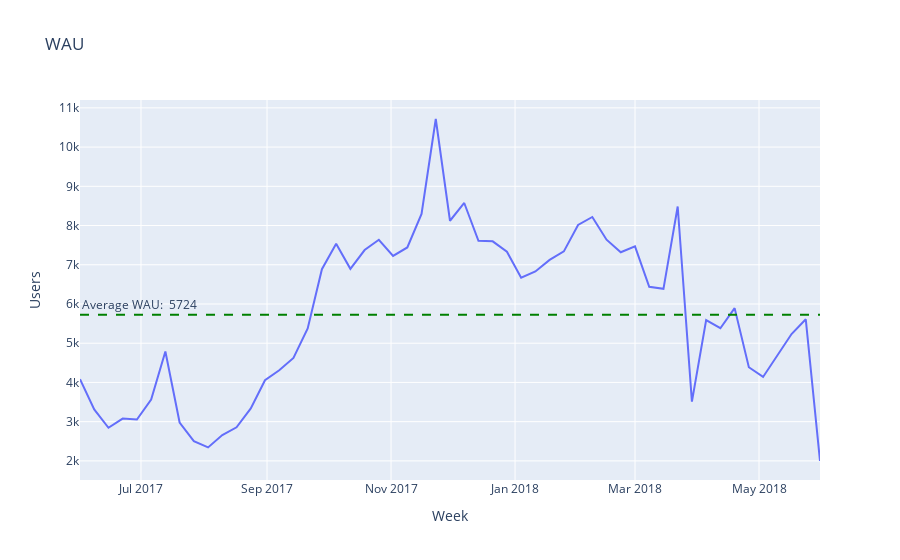

Here is the notebook cell this chart was saved with:
### Markdown cell above
**WAU**

### Code cell
# Calculate WAU
wau = AU('week')

# Plot the line chart
fig=px.line(wau,
            title='WAU',
            x='week',
            y='n_users',
            labels={'week': 'Week',
                    'n_users': 'Users'
                    }            
            )

# Add the 'average' line
wau_total = wau['n_users'].mean()
fig.add_hline(y=wau_total,
              line_color='green',
              line_dash='dash',
              annotation_text=f'Average WAU: {wau_total: .0f}',
              annotation_position='top left'
              )

fig.show()

### Figure 1 — Plotly figure (JSON) as saved in the notebook; plotly's stock layout.template omitted (floating-point values rounded to 4 significant figures)
{"data": [{"hovertemplate": "Week=%{x}<br>Users=%{y}<extra></extra>", "legendgroup": "", "line": {"color": "#636efa", "dash": "solid"}, "marker": {"symbol": "circle"}, "mode": "lines", "name": "", "orientation": "v", "showlegend": false, "type": "scatter", "x": ["2017-06-01T00:00:00", "2017-06-08T00:00:00", "2017-06-15T00:00:00", "2017-06-22T00:00:00", "2017-06-29T00:00:00", "2017-07-06T00:00:00", "2017-07-13T00:00:00", "2017-07-20T00:00:00", "2017-07-27T00:00:00", "2017-08-03T00:00:00", "2017-08-10T00:00:00", "2017-08-17T00:00:00", "2017-08-24T00:00:00", "2017-08-31T00:00:00", "2017-09-07T00:00:00", "2017-09-14T00:00:00", "2017-09-21T00:00:00", "2017-09-28T00:00:00", "2017-10-05T00:00:00", "2017-10-12T00:00:00", "2017-10-19T00:00:00", "2017-10-26T00:00:00", "2017-11-02T00:00:00", "2017-11-09T00:00:00", "2017-11-16T00:00:00", "2017-11-23T00:00:00", "2017-11-30T00:00:00", "2017-12-07T00:00:00", "2017-12-14T00:00:00", "2017-12-21T00:00:00", "2017-12-28T00:00:00", "2018-01-04T00:00:00", "2018-01-11T00:00:00", "2018-01-18T00:00:00", "2018-01-25T00:00:00", "2018-02-01T00:00:00", "2018-02-08T00:00:00", "2018-02-15T00:00:00", "2018-02-22T00:00:00", "2018-03-01T00:00:00", "2018-03-08T00:00:00", "2018-03-15T00:00:00", "2018-03-22T00:00:00", "2018-03-29T00:00:00", "2018-04-05T00:00:00", "2018-04-12T00:00:00", "2018-04-19T00:00:00", "2018-04-26T00:00:00", "2018-05-03T00:00:00", "2018-05-10T00:00:00", "2018-05-17T00:00:00", "2018-05-24T00:00:00", "2018-05-31T00:00:00"], "xaxis": "x", "y": [4082, 3311, 2844, 3079, 3055, 3563, 4790, 2978, 2505, 2343, 2658, 2856, 3337, 4056, 4311, 4625, 5377, 6888, 7535, 6896, 7375, 7638, 7226, 7441, 8294, 10716, 8122, 8575, 7611, 7597, 7334, 6672, 6829, 7123, 7341, 8016, 8218, 7639, 7319, 7470, 6439, 6387, 8486, 3511, 5590, 5382, 5894, 4388, 4140, 4692, 5234, 5609, 1997], "yaxis": "y"}], "layout": {"annotations": [{"showarrow": false, "text": "Average WAU:  5724", "x": 0, "xanchor": "left", "xref": "x domain", "y": 5724.0, "yanchor": "bottom", "yref": "y"}], "legend": {"tracegroupgap": 0}, "shapes": [{"line": {"color": "green", "dash": "dash"}, "type": "line", "x0": 0, "x1": 1, "xref": "x domain", "y0": 5724.0, "y1": 5724.0, "yref": "y"}], "title": {"text": "WAU"}, "xaxis": {"anchor": "y", "domain": [0, 1], "title": {"text": "Week"}}, "yaxis": {"anchor": "x", "domain": [0, 1], "title": {"text": "Users"}}}}
